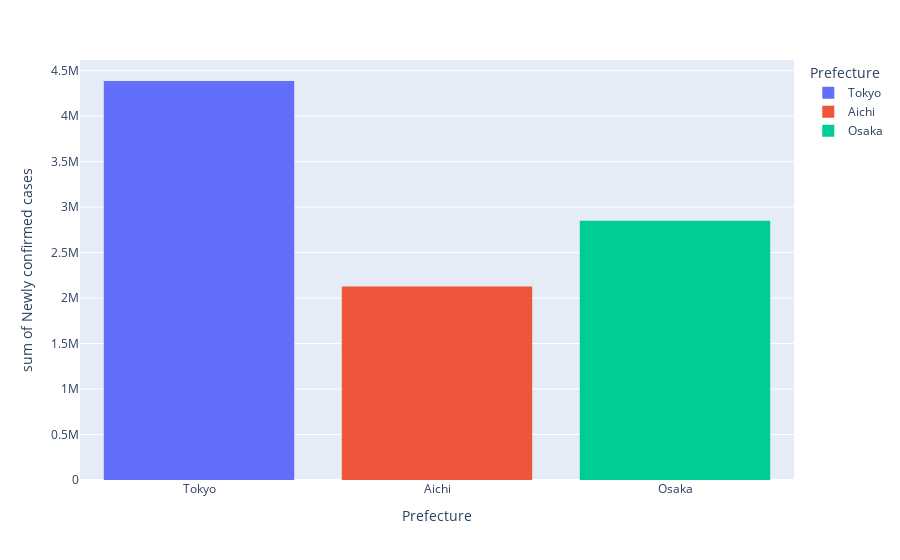

Write notebook code for a chart like this one.
### Markdown cell above
## Plotly Express

ヒストグラムだとテキストで数値が置けない
棒グラフだとテキストが置けるが、縦持ちデータからの集計と組み合わせるのは難しそう

### Code cell
#minimum
import plotly.express as px
fig = px.histogram(data,
                   x = "Prefecture",
                   y = "Newly confirmed cases",
                   color = "Prefecture",
                #    text = "Newly confirmed cases"
                  )
fig.show()

### Figure 1 — Plotly figure (JSON) as saved in the notebook; plotly's stock layout.template omitted (floating-point values rounded to 4 significant figures; data arrays with more than 128 entries replaced by an {"elided": "..."} marker saying what was removed)
{"data": [{"alignmentgroup": "True", "bingroup": "x", "histfunc": "sum", "hovertemplate": "Prefecture=%{x}<br>sum of Newly confirmed cases=%{y}<extra></extra>", "legendgroup": "Tokyo", "marker": {"color": "#636efa", "pattern": {"shape": ""}}, "name": "Tokyo", "offsetgroup": "Tokyo", "orientation": "v", "showlegend": true, "type": "histogram", "x": {"elided": "1209 str values"}, "xaxis": "x", "y": {"elided": "1209 int values"}, "yaxis": "y"}, {"alignmentgroup": "True", "bingroup": "x", "histfunc": "sum", "hovertemplate": "Prefecture=%{x}<br>sum of Newly confirmed cases=%{y}<extra></extra>", "legendgroup": "Aichi", "marker": {"color": "#EF553B", "pattern": {"shape": ""}}, "name": "Aichi", "offsetgroup": "Aichi", "orientation": "v", "showlegend": true, "type": "histogram", "x": {"elided": "1209 str values"}, "xaxis": "x", "y": {"elided": "1209 int values"}, "yaxis": "y"}, {"alignmentgroup": "True", "bingroup": "x", "histfunc": "sum", "hovertemplate": "Prefecture=%{x}<br>sum of Newly confirmed cases=%{y}<extra></extra>", "legendgroup": "Osaka", "marker": {"color": "#00cc96", "pattern": {"shape": ""}}, "name": "Osaka", "offsetgroup": "Osaka", "orientation": "v", "showlegend": true, "type": "histogram", "x": {"elided": "1209 str values"}, "xaxis": "x", "y": {"elided": "1209 int values"}, "yaxis": "y"}], "layout": {"barmode": "relative", "legend": {"title": {"text": "Prefecture"}, "tracegroupgap": 0}, "margin": {"t": 60}, "xaxis": {"anchor": "y", "categoryarray": ["Tokyo", "Aichi", "Osaka"], "categoryorder": "array", "domain": [0, 1], "title": {"text": "Prefecture"}}, "yaxis": {"anchor": "x", "domain": [0, 1], "title": {"text": "sum of Newly confirmed cases"}}}}
